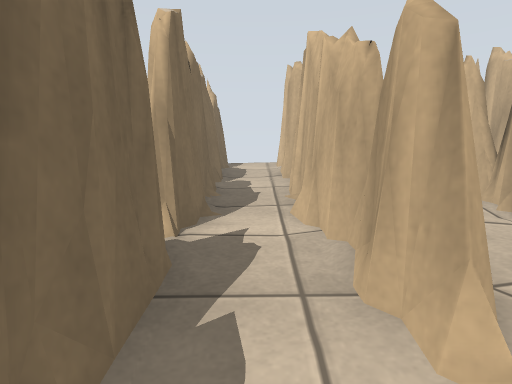
[1] (above)

16 first-person views from a walk through a Gazebo world. The camera is 0.92 m above the floor, tilts 4° down and sees 75° across. The lines on the ground mark 1 m squares. The floor is counted in squares, 0.5 m on a side. Each view is taken from the middle of a square. On the plan, view 1 faces up. The plan holds only what a view shows up to about 17 squares ahead; the rest is blank. The place goes on beyond the plan.

[2]
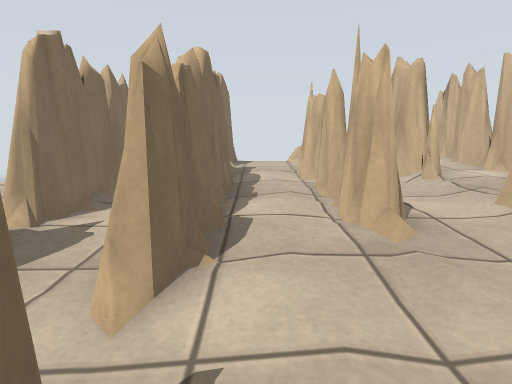

[3]
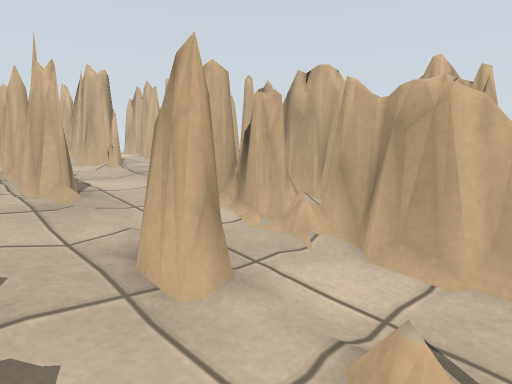

[4]
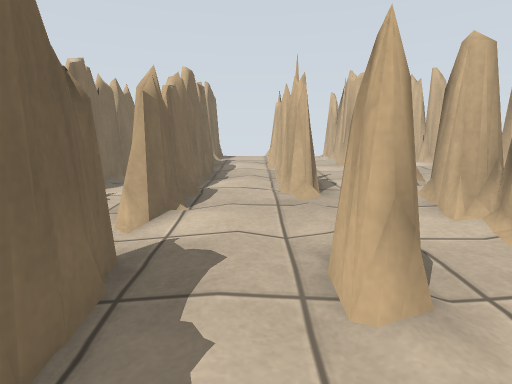

[5]
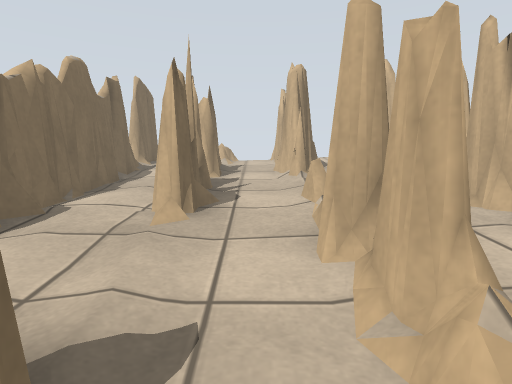

[6]
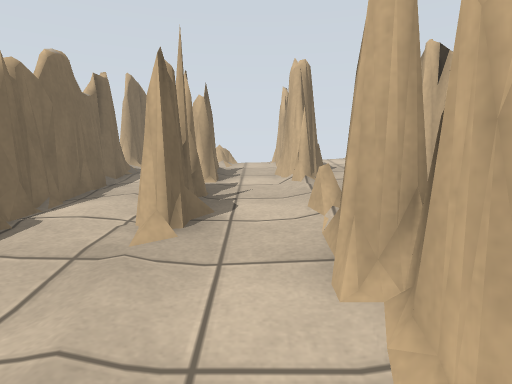

[7]
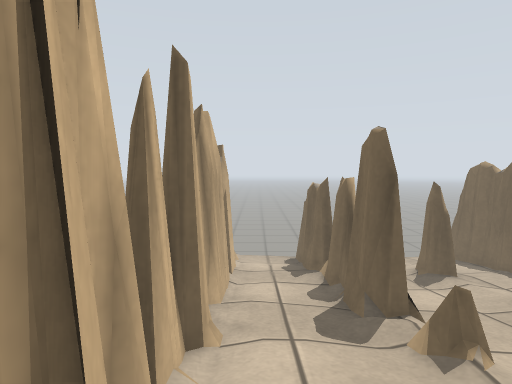

[8]
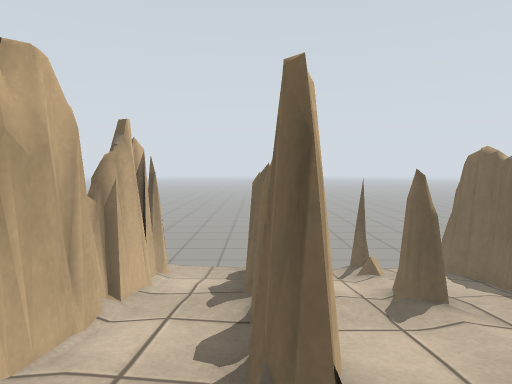

[9]
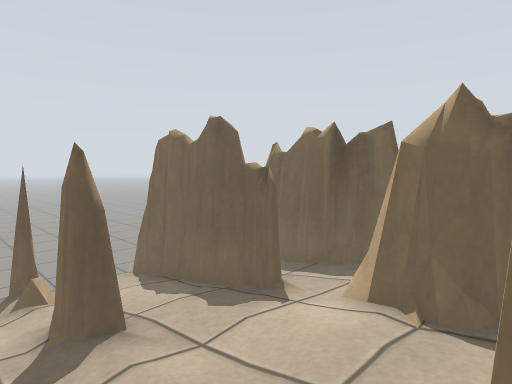

[10]
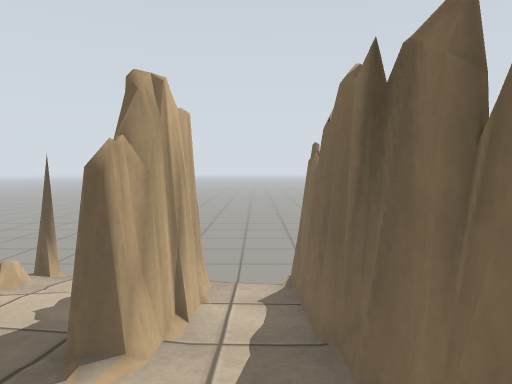

[11]
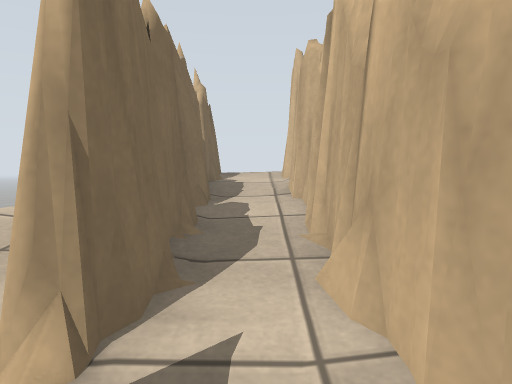

[12]
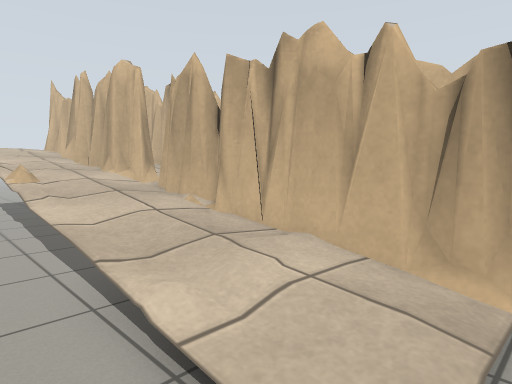

[13]
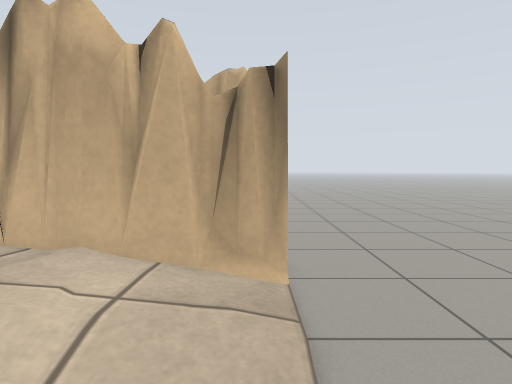

[14]
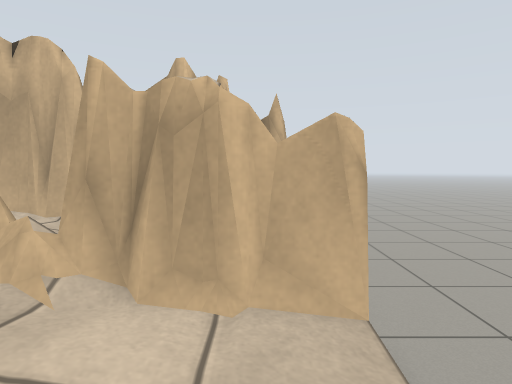

[15]
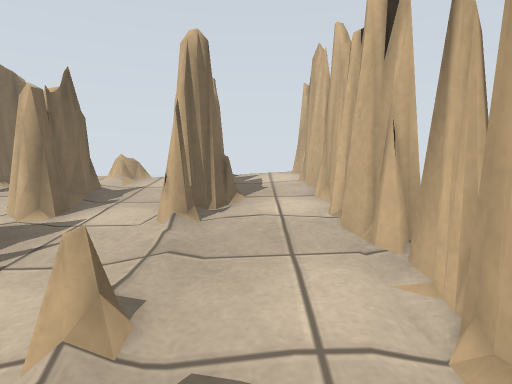

[16]
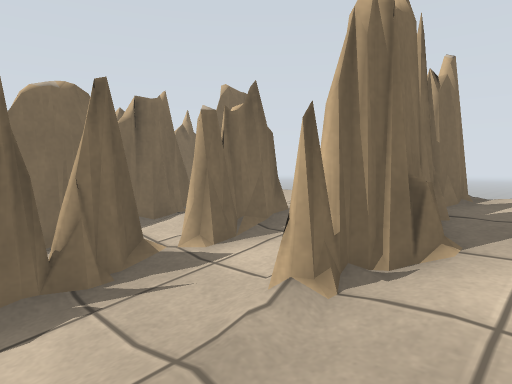

### Floor plan
Key: @ floor where view 1 was taken; # wall or solid block; x gap in a wall; . main floor; : floor 0.25 m higher than the main floor; + floor 0.5 m higher than the main floor; * floor 0.75 m higher than the main floor; % floor 1 m higher than the main floor; & floor 1.25 m higher than the main floor; / step, stairs or slope; = window, fence, low wall or low ledge; v drop or lower ground.
Columns run from 7 left of view 1 to 12 right of it. Each row starts with its distance up from view 1.
 15     v &&=    /.
 14     &#&&##&&//&#.#
 13    &&#&&//&&&&&##&&#
 12    %%#%%##&&#%%##&&#
 11   /%%#%%##%%#%%##&&#
 10   %%%#%%##%%#%%#/%%#
  9   *%%#**##%%x%%//%%#
  8   /**#**##%%#**%%%%#
  7   ***##*##**#****%%#
  6  .=**##*##**#=*==**#
  5  .+*+x++##**#******#
  4  .+++##+/#+**++##**#
  3  .+++##+/#+++++##+*#
  2  .:++##++=+++++/#++#
  1  .:::##::++++++/#++#
  0  .:::##@:#::#::==++#
 -1 ..:::##:##:://:/#::#
 -2 ../::##.##:::/:/#::#
 -3  ....##.##::=/::#::#
 -4 . ...##.##..//..#..#
 -5 .  ................
 -6    ................

Positions as (right, up) in squares from view 1, and headings:
1: (0, 0), facing up
2: (3, -1), facing up
3: (3, -4), facing up-right
4: (4, -4), facing up
5: (7, -2), facing up
6: (7, -1), facing up
7: (11, 10), facing down
8: (9, 7), facing down
9: (7, 5), facing down-left
10: (0, 4), facing down
11: (0, 3), facing up
12: (-7, -5), facing up-right
13: (-7, -4), facing right
14: (4, -3), facing right
15: (10, 3), facing up
16: (11, 6), facing up-left
